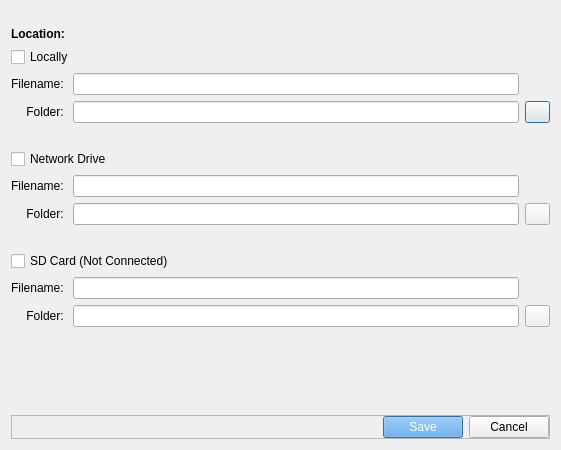
<?xml version="1.0" encoding="UTF-8"?>
<ui version="4.0">
 <class>saveLocationDialog</class>
 <widget class="QDialog" name="saveLocationDialog">
  <property name="geometry">
   <rect>
    <x>0</x>
    <y>0</y>
    <width>561</width>
    <height>450</height>
   </rect>
  </property>
  <property name="windowTitle">
   <string>Save Data</string>
  </property>
  <layout class="QGridLayout" name="gridLayout">
   <item row="3" column="1">
    <widget class="QWidget" name="widget_local" native="true">
     <layout class="QGridLayout" name="gridLayout_3">
      <property name="leftMargin">
       <number>0</number>
      </property>
      <property name="topMargin">
       <number>0</number>
      </property>
      <property name="rightMargin">
       <number>0</number>
      </property>
      <property name="bottomMargin">
       <number>20</number>
      </property>
      <item row="1" column="0">
       <widget class="QLabel" name="label_folderLocal">
        <property name="text">
         <string>Folder: </string>
        </property>
        <property name="alignment">
         <set>Qt::AlignRight|Qt::AlignTrailing|Qt::AlignVCenter</set>
        </property>
       </widget>
      </item>
      <item row="0" column="1">
       <widget class="QLineEdit" name="lineEdit_filenameLocal"/>
      </item>
      <item row="0" column="0">
       <widget class="QLabel" name="label_filenameLocal">
        <property name="text">
         <string>Filename: </string>
        </property>
        <property name="alignment">
         <set>Qt::AlignRight|Qt::AlignTrailing|Qt::AlignVCenter</set>
        </property>
       </widget>
      </item>
      <item row="1" column="2">
       <widget class="QPushButton" name="pushButton_browseDir">
        <property name="maximumSize">
         <size>
          <width>25</width>
          <height>25</height>
         </size>
        </property>
        <property name="text">
         <string/>
        </property>
        <property name="icon">
         <iconset>
          <normaloff>browseDirectoryIcon.svg</normaloff>browseDirectoryIcon.svg</iconset>
        </property>
        <property name="iconSize">
         <size>
          <width>20</width>
          <height>25</height>
         </size>
        </property>
       </widget>
      </item>
      <item row="1" column="1">
       <widget class="QLineEdit" name="lineEdit_folderLocal"/>
      </item>
     </layout>
    </widget>
   </item>
   <item row="7" column="1">
    <widget class="QWidget" name="widget_SDCard" native="true">
     <layout class="QGridLayout" name="gridLayout_5">
      <property name="leftMargin">
       <number>0</number>
      </property>
      <property name="topMargin">
       <number>0</number>
      </property>
      <property name="rightMargin">
       <number>0</number>
      </property>
      <property name="bottomMargin">
       <number>20</number>
      </property>
      <item row="1" column="0">
       <widget class="QLabel" name="label_folderSD">
        <property name="text">
         <string>Folder: </string>
        </property>
        <property name="alignment">
         <set>Qt::AlignRight|Qt::AlignTrailing|Qt::AlignVCenter</set>
        </property>
       </widget>
      </item>
      <item row="1" column="1">
       <widget class="QLineEdit" name="lineEdit_folderSD"/>
      </item>
      <item row="0" column="0">
       <widget class="QLabel" name="label_filenameSD">
        <property name="text">
         <string>Filename: </string>
        </property>
        <property name="alignment">
         <set>Qt::AlignRight|Qt::AlignTrailing|Qt::AlignVCenter</set>
        </property>
       </widget>
      </item>
      <item row="0" column="1">
       <widget class="QLineEdit" name="lineEdit_filenameSD">
        <property name="toolTip">
         <string>Must be less than 12 characters</string>
        </property>
       </widget>
      </item>
      <item row="1" column="2">
       <widget class="QPushButton" name="pushButton_browseSDDir">
        <property name="maximumSize">
         <size>
          <width>25</width>
          <height>25</height>
         </size>
        </property>
        <property name="text">
         <string/>
        </property>
        <property name="icon">
         <iconset>
          <normaloff>browseDirectoryIcon.svg</normaloff>browseDirectoryIcon.svg</iconset>
        </property>
        <property name="iconSize">
         <size>
          <width>20</width>
          <height>25</height>
         </size>
        </property>
       </widget>
      </item>
     </layout>
    </widget>
   </item>
   <item row="5" column="1">
    <widget class="QWidget" name="widget_networkDrive" native="true">
     <layout class="QGridLayout" name="gridLayout_4">
      <property name="leftMargin">
       <number>0</number>
      </property>
      <property name="topMargin">
       <number>0</number>
      </property>
      <property name="rightMargin">
       <number>0</number>
      </property>
      <property name="bottomMargin">
       <number>20</number>
      </property>
      <item row="0" column="1">
       <widget class="QLineEdit" name="lineEdit_filenameND"/>
      </item>
      <item row="1" column="0">
       <widget class="QLabel" name="label_folderND">
        <property name="text">
         <string>Folder: </string>
        </property>
        <property name="alignment">
         <set>Qt::AlignRight|Qt::AlignTrailing|Qt::AlignVCenter</set>
        </property>
       </widget>
      </item>
      <item row="1" column="1">
       <widget class="QLineEdit" name="lineEdit_folderND"/>
      </item>
      <item row="0" column="0">
       <widget class="QLabel" name="label_filenameND">
        <property name="text">
         <string>Filename: </string>
        </property>
        <property name="alignment">
         <set>Qt::AlignRight|Qt::AlignTrailing|Qt::AlignVCenter</set>
        </property>
       </widget>
      </item>
      <item row="1" column="2">
       <widget class="QPushButton" name="pushButton_browseNDDir">
        <property name="maximumSize">
         <size>
          <width>25</width>
          <height>25</height>
         </size>
        </property>
        <property name="text">
         <string/>
        </property>
        <property name="icon">
         <iconset>
          <normaloff>browseDirectoryIcon.svg</normaloff>browseDirectoryIcon.svg</iconset>
        </property>
        <property name="iconSize">
         <size>
          <width>20</width>
          <height>25</height>
         </size>
        </property>
       </widget>
      </item>
     </layout>
    </widget>
   </item>
   <item row="9" column="1">
    <widget class="QFrame" name="frame_buttons">
     <property name="frameShape">
      <enum>QFrame::StyledPanel</enum>
     </property>
     <property name="frameShadow">
      <enum>QFrame::Raised</enum>
     </property>
     <layout class="QHBoxLayout" name="horizontalLayout">
      <property name="leftMargin">
       <number>0</number>
      </property>
      <property name="topMargin">
       <number>0</number>
      </property>
      <property name="rightMargin">
       <number>0</number>
      </property>
      <property name="bottomMargin">
       <number>0</number>
      </property>
      <item>
       <spacer name="horizontalSpacer">
        <property name="orientation">
         <enum>Qt::Horizontal</enum>
        </property>
        <property name="sizeHint" stdset="0">
         <size>
          <width>40</width>
          <height>20</height>
         </size>
        </property>
       </spacer>
      </item>
      <item>
       <widget class="QPushButton" name="pushButton_save">
        <property name="styleSheet">
         <string notr="true">background-color: #4d97db;
color: white
</string>
        </property>
        <property name="text">
         <string>Save</string>
        </property>
        <property name="shortcut">
         <string>Return</string>
        </property>
       </widget>
      </item>
      <item>
       <widget class="QPushButton" name="pushButton_cancel">
        <property name="text">
         <string>Cancel</string>
        </property>
       </widget>
      </item>
     </layout>
    </widget>
   </item>
   <item row="8" column="1">
    <spacer name="verticalSpacer_6">
     <property name="orientation">
      <enum>Qt::Vertical</enum>
     </property>
     <property name="sizeHint" stdset="0">
      <size>
       <width>20</width>
       <height>40</height>
      </size>
     </property>
    </spacer>
   </item>
   <item row="6" column="1">
    <widget class="QCheckBox" name="checkBox_SDCard">
     <property name="text">
      <string>SD Card (Not Connected)</string>
     </property>
    </widget>
   </item>
   <item row="2" column="1">
    <widget class="QCheckBox" name="checkBox_local">
     <property name="text">
      <string>Locally</string>
     </property>
    </widget>
   </item>
   <item row="4" column="1">
    <widget class="QCheckBox" name="checkBox_networkDrive">
     <property name="text">
      <string>Network Drive</string>
     </property>
    </widget>
   </item>
   <item row="1" column="1">
    <widget class="QLabel" name="label">
     <property name="minimumSize">
      <size>
       <width>0</width>
       <height>30</height>
      </size>
     </property>
     <property name="font">
      <font>
       <weight>75</weight>
       <bold>true</bold>
      </font>
     </property>
     <property name="text">
      <string>Location:</string>
     </property>
     <property name="alignment">
      <set>Qt::AlignBottom|Qt::AlignLeading|Qt::AlignLeft</set>
     </property>
    </widget>
   </item>
  </layout>
 </widget>
 <resources/>
 <connections/>
</ui>
